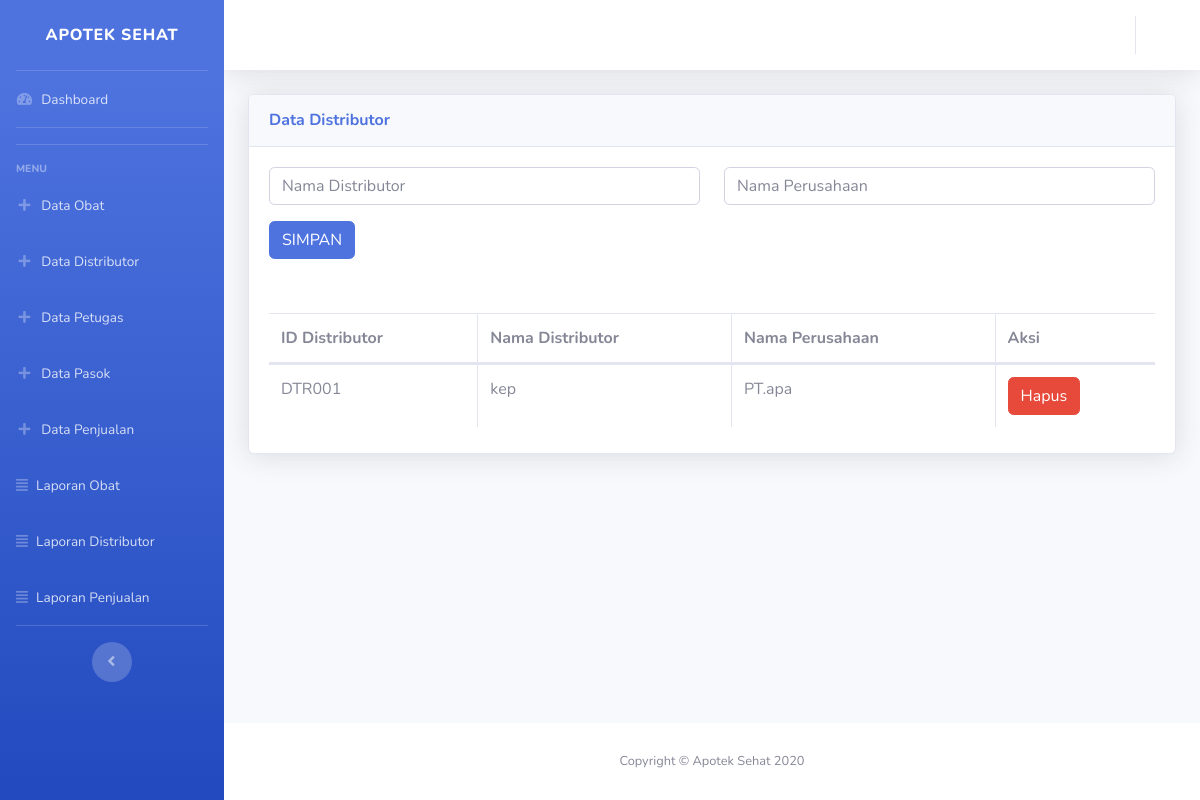
Page /dashboard.php?menu=distributor on the committed database.
### tables this page shows
CREATE TABLE `tb_distributor` (
  `id_distributor` varchar(15) NOT NULL,
  `nama_distributor` varchar(100) DEFAULT NULL,
  `nama_perusahaan` varchar(100) DEFAULT NULL
);

### distributor.php (the view, shortened to what this page needs)
<?php
include "config/koneksi.php";
 ?>
          <div class="card shadow mb-4">
            <div class="card-header py-3">
              <h6 class="m-0 font-weight-bold text-primary">Data Distributor</h6>
            </div>
            <div class="card-body">
            <form method="post">
            <div class="form-group">
                <div class="row">
                    <div class="col">
                    <input type="text" name="nama_distributor" class="form-control" placeholder="Nama Distributor">
                    </div>
                    <div class="col">
                    <input type="text" name="nama_perusahaan" class="form-control" placeholder="Nama Perusahaan">
                    </div>
                </div>
            </div>
            <button type="submit" name="simpan" class="btn btn-primary">SIMPAN</button>
            </form>
            <br><br>
              <div class="table-responsive">
                <table class="table table-bordered" id="dataTable" width="100%" cellspacing="0">
                  <thead>
                    <tr>
                      <th>ID Distributor</th>
                      <th>Nama Distributor</th>
                      <th>Nama Perusahaan</th>
                      <th colspan="2">Aksi</th>
                    </tr>
                  </thead>
                  <tbody>
                    <?php
                      $sql = mysqli_query($con, "SELECT * FROM tb_distributor");
                      while($r=mysqli_fetch_array($sql)){
                     ?>
                     <tr>
                       <td><?php echo $r['id_distributor'] ?></td>
                       <td><?php echo $r['nama_distributor'] ?></td>
                       <td><?php echo $r['nama_perusahaan'] ?></td>
                       <td><a class="btn btn-danger" href="?menu=distributor&hapus&id=<?php echo $r['id_distributor'] ?>" onClick="return confirm('Anda Yakin?')">Hapus</a></td>
                     </tr>
                   <?php } ?>
                  </tbody>
                </table>
              </div>
            </div>
          </div>

### rows in the picture
tb_distributor: id_distributor "DTR001", nama_distributor "kep", nama_perusahaan "PT.apa"
